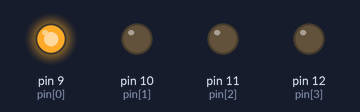
The sketch below on a simulated Arduino Uno, built with avr-gcc and run on an emulated ATmega328P. Shown: output pins drawn as LEDs (lit = HIGH).

Above: at 0.5 s.
At 2.5 s:
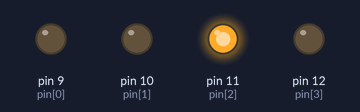
At 4.0 s:
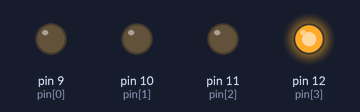
At 9.5 s:
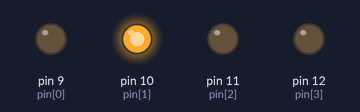
Timing chart, 0 to 10.4 s (numbered marks = the images above):
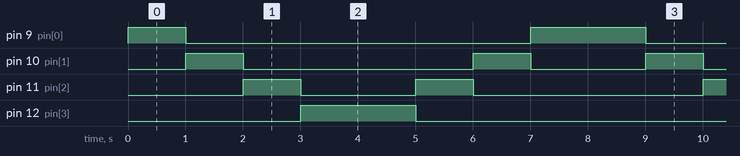

The sketch:

back_and_forth.ino
```cpp
const byte pin[] = {9, 10, 11, 12};
void setup()
{
    for (int i = 0; i < 4; i += 1)
    { // 四個LED。
        pinMode(pin[i], OUTPUT);
        digitalWrite(pin[i], LOW); // 關閉所有LED。
    }
}
void loop()
{
    for (int i = 0; i < 4; i += 1)
    {
        digitalWrite(pin[i], HIGH);
        delay(1000);
        digitalWrite(pin[i], LOW);
    }
    for (int i = 3; i >= 0; i -= 1)
    {
        digitalWrite(pin[i], HIGH);
        delay(1000);
        digitalWrite(pin[i], LOW);
    }
}
```

Measured:
- by itself, pin 9 (pin[0]): repeats every 8.0 s: LOW 6.0 s, HIGH 2.0 s
- by itself, pin 10 (pin[1]): repeats every 8.0 s: LOW 4.0 s, HIGH 1.0 s, LOW 2.0 s, HIGH 1.0 s
- by itself, pin 11 (pin[2]): repeats every 8.0 s: LOW 2.0 s, HIGH 1.0 s, LOW 4.0 s, HIGH 1.0 s
- by itself, pin 12 (pin[3]): alternates HIGH for 2.0 s and LOW for 6.0 s
